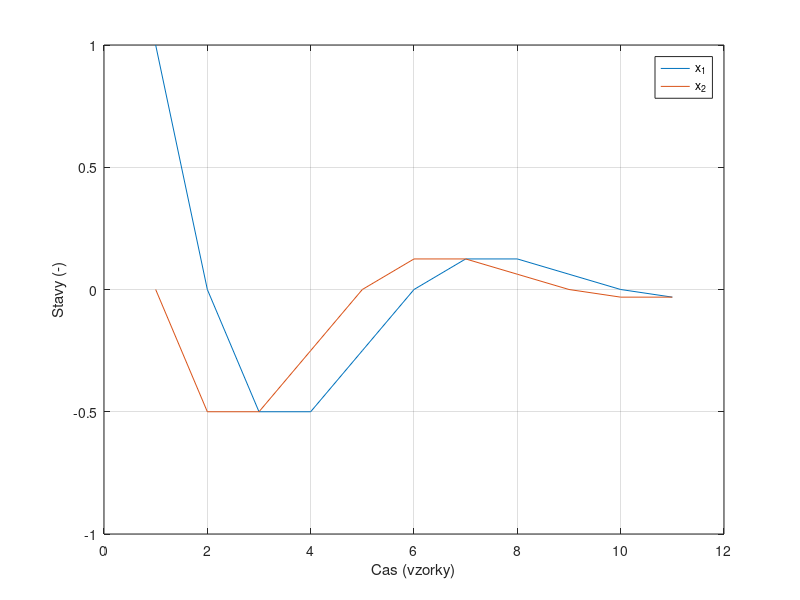

This figure's MATLAB source:
clc; clear;

A=[0 1; -0.5 1];
x0=[1; 0];

X=[];
for i=0:10
    X(:,i+1)=A^i*x0;
end

figure(1)
plot(X')
xlabel('Cas (vzorky)')
ylabel('Stavy (-)')
legend('x_1','x_2')
grid on